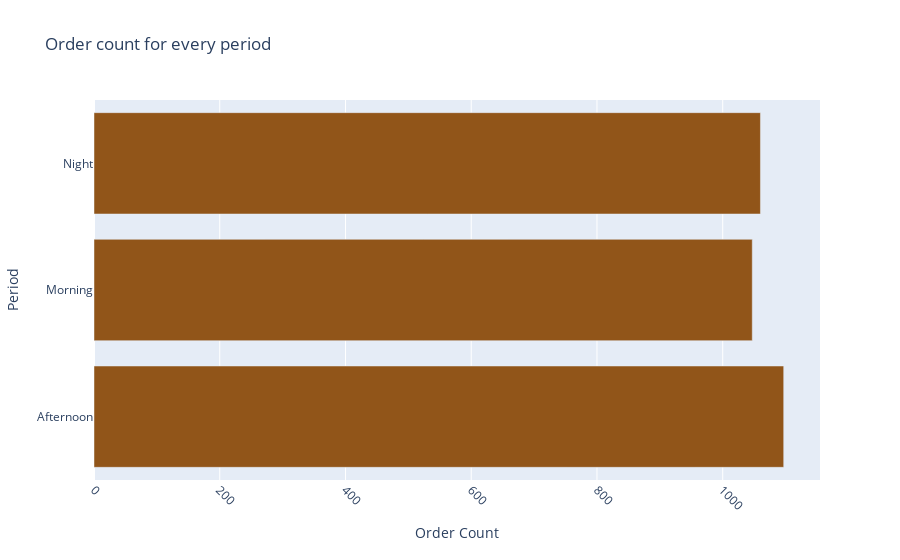

The notebook cell saved with this chart:
### Code cell
fig4 = px.bar(
    period_order_counts, 
    x='coffee_name', 
    y='Period', 
    title='Order count for every period',
    color_discrete_sequence=['#915519'], 
    labels={'y': 'Order Count', 'x': ''},
    orientation='h'
)


fig4.update_xaxes(title_text='Order Count', tickangle=45) 
fig4.update_yaxes(title_text='Period')

fig4.show()

### Figure 1 — Plotly figure (JSON) as saved in the notebook; plotly's stock layout.template omitted (floating-point values rounded to 4 significant figures)
{"data": [{"alignmentgroup": "True", "hovertemplate": "coffee_name=%{x}<br>Period=%{y}<extra></extra>", "legendgroup": "", "marker": {"color": "#915519", "pattern": {"shape": ""}}, "name": "", "offsetgroup": "", "orientation": "h", "showlegend": false, "textposition": "auto", "type": "bar", "x": [1097, 1047, 1060], "xaxis": "x", "y": ["Afternoon", "Morning", "Night"], "yaxis": "y"}], "layout": {"barmode": "relative", "legend": {"tracegroupgap": 0}, "title": {"text": "Order count for every period"}, "xaxis": {"anchor": "y", "domain": [0, 1], "tickangle": 45, "title": {"text": "Order Count"}}, "yaxis": {"anchor": "x", "domain": [0, 1], "title": {"text": "Period"}}}}
